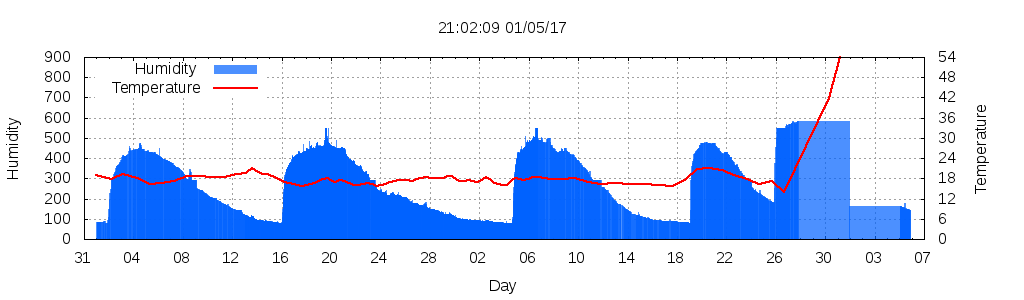

This chart was generated by the following gnuplot code:
#!/usr/bin/gnuplot
reset
set title strftime("%T %D", time(0)+(3*3600))
set key left top
set xdata time
set style data lines
set timefmt "\"%m/%d/%y %H:%M:%S\""
set grid
set xlabel "Day"
set ylabel "Humidity"
set y2label "Temperature"
set format x "%d"
set xtics 345600
set ytics 100
set yrange [0:900]
set y2tics 6
set y2range [0:54]
set style fill transparent solid 0.7 noborder
set term png truecolor enhanced size 1024,300
set output "/home/pi/www/cactus_1.png"
plot "/home/pi/www/cactus_1.csv" u 1:2       lc rgb '#0062ff' w boxes  title 'Humidity ' , \
     "/home/pi/www/cactus_1.csv" u 1:($3)    smooth bezier lc rgb '#ff0000' lw 2 w line  axis x1y2 title 'Temperature'
